Frame 1 (no input): blank canvas, image omitted
Frame 60 (the mouse pressed at the canvas centre just before this capture): blank canvas, image omitted
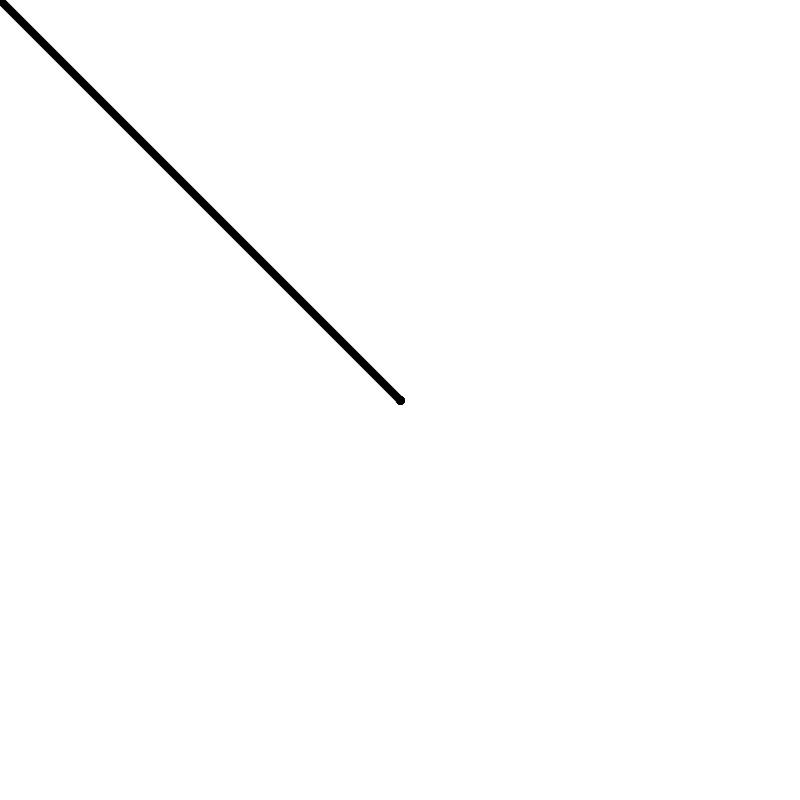
Frame 120 (the mouse held since frame 60 and released just before this capture)

The Processing sketch whose frames 1 and 60 were blank and that drew this single picture after the mouse press (run headless with seeded random() and noise(); from frame 60 on, the mouse is pressed at the canvas centre):

// Processing sketch: penandpixelread
// ── penandpixelread.pde
float oldX, oldY;
float a=0;
int x;
int y;
color c;


   
void setup() {
  size(800, 800);
  background(255);
}

void draw() {
  //http://www.openprocessing.org/sketch/26533
  if (mousePressed==true) {
    fill(0);
    strokeWeight(8);
    line(oldX, oldY, mouseX, mouseY);

   //println(length);
  }
 
  oldX = mouseX;  //save the last mouse position for the next frame of animation
  oldY = mouseY;
  loadPixels();
  //trying to see if I can print the color of every pixel when a key is pressed
  /*once I can figure out how to get every pixel's color, 
  I can start working on counting the number of non-white pixels, adding them up and storing it
  */
  if(keyPressed==true){ 
for(x=0;x<width;x++){
  for(y=0;y<height;y++){
 c=get(x,y);
 println(c);
  }
  }
}
}





  
